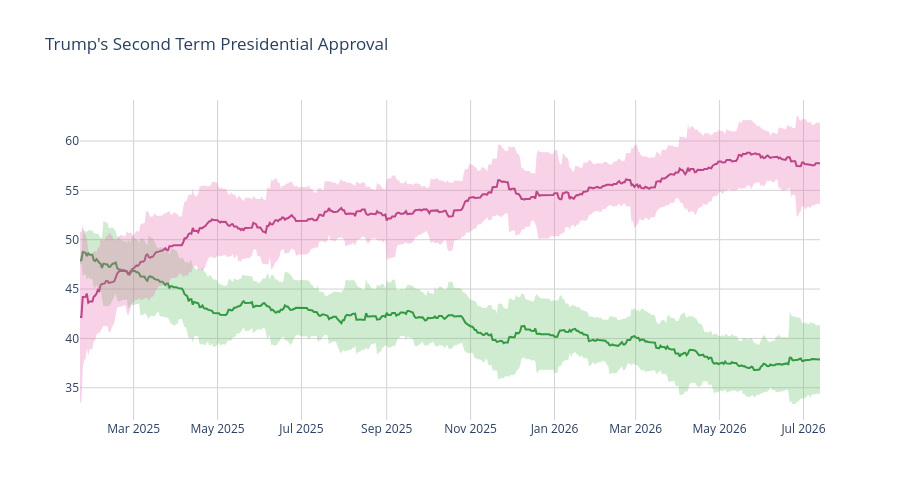

The notebook cell this image was saved under:
### Code cell
disappr_ci_hex = "#e86eaf"
appr_ci_hex = "#60be65"
disappr_ci_rgba = "rgba(232, 110, 175, 0.3)"
appr_ci_rgba = "rgba(96, 190, 101, 0.3)"
grid_col = "#d4d2d2"


# Approve
fig = go.Figure(go.Scatter(
    x=pres['end_date'],
    y=pres['approve'],
    hovertemplate="%{y:.2f}%",
    name="<b>Approve</b>",
    line=dict(color="#228833"),
    showlegend=False
))

# Disapprove
fig.add_trace(go.Scatter(
    x=pres['end_date'],
    y=pres['disapprove'],
    hovertemplate="%{y:.2f}%",
    name="<b>Disapprove</b>",
    line=dict(color="#aa3377"),
    showlegend=False
    )
)

# Approve CI
fig.add_traces([

    # Upper bound
    go.Scatter(
        x=pres['end_date'],
        y=pres['approve_upper_ci'],
        marker=dict(color=appr_ci_hex),
        line=dict(width=0),
        mode='lines',
        showlegend=False,
        hoverinfo="skip"
    ),

    # Lower bound
    go.Scatter(
        x=pres['end_date'],
        y=pres['approve_lower_ci'],
        marker=dict(color=appr_ci_hex),
        line=dict(width=0),
        mode='lines',
        fillcolor=appr_ci_rgba,
        fill="tonexty",
        showlegend=False,
        hoverinfo="skip"
    )
])

# Disapprove CI
fig.add_traces([

    # Upper bound
    go.Scatter(
        x=pres['end_date'],
        y=pres['disapprove_upper_ci'],
        marker=dict(color=disappr_ci_hex),
        line=dict(width=0),
        mode='lines',
        showlegend=False,
        hoverinfo="skip"
    ),

    # Lower bound
    go.Scatter(
        x=pres['end_date'],
        y=pres['disapprove_lower_ci'],
        marker=dict(color=disappr_ci_hex),
        line=dict(width=0),
        mode='lines',
        fillcolor=disappr_ci_rgba,
        fill="tonexty",
        showlegend=False,
        hoverinfo="skip"
    )
])

fig.update_layout(
    title=dict(text="Trump's Second Term Presidential Approval"),
    hovermode="x"
)

fig.update_xaxes(gridcolor=grid_col)
fig.update_yaxes(gridcolor=grid_col)

fig.update_layout(hovermode="x", hoverlabel_align="right", plot_bgcolor="rgba(0, 0, 0, 0)", height=500)
fig.show()

### Figure 1 — Plotly figure (JSON) as saved in the notebook; plotly's stock layout.template omitted (floating-point values rounded to 4 significant figures; data arrays with more than 128 entries replaced by an {"elided": "..."} marker saying what was removed)
{"data": [{"hovertemplate": "%{y:.2f}%", "line": {"color": "#228833"}, "name": "<b>Approve</b>", "showlegend": false, "type": "scatter", "x": {"elided": "539 str values"}, "y": {"elided": "539 float values"}}, {"hovertemplate": "%{y:.2f}%", "line": {"color": "#aa3377"}, "name": "<b>Disapprove</b>", "showlegend": false, "type": "scatter", "x": {"elided": "539 str values"}, "y": {"elided": "539 float values"}}, {"hoverinfo": "skip", "line": {"width": 0}, "marker": {"color": "#60be65"}, "mode": "lines", "showlegend": false, "type": "scatter", "x": {"elided": "539 str values"}, "y": {"elided": "539 float values"}}, {"fill": "tonexty", "fillcolor": "rgba(96, 190, 101, 0.3)", "hoverinfo": "skip", "line": {"width": 0}, "marker": {"color": "#60be65"}, "mode": "lines", "showlegend": false, "type": "scatter", "x": {"elided": "539 str values"}, "y": {"elided": "539 float values"}}, {"hoverinfo": "skip", "line": {"width": 0}, "marker": {"color": "#e86eaf"}, "mode": "lines", "showlegend": false, "type": "scatter", "x": {"elided": "539 str values"}, "y": {"elided": "539 float values"}}, {"fill": "tonexty", "fillcolor": "rgba(232, 110, 175, 0.3)", "hoverinfo": "skip", "line": {"width": 0}, "marker": {"color": "#e86eaf"}, "mode": "lines", "showlegend": false, "type": "scatter", "x": {"elided": "539 str values"}, "y": {"elided": "539 float values"}}], "layout": {"height": 500, "hoverlabel": {"align": "right"}, "hovermode": "x", "plot_bgcolor": "rgba(0, 0, 0, 0)", "title": {"text": "Trump's Second Term Presidential Approval"}, "xaxis": {"gridcolor": "#d4d2d2"}, "yaxis": {"gridcolor": "#d4d2d2"}}}
